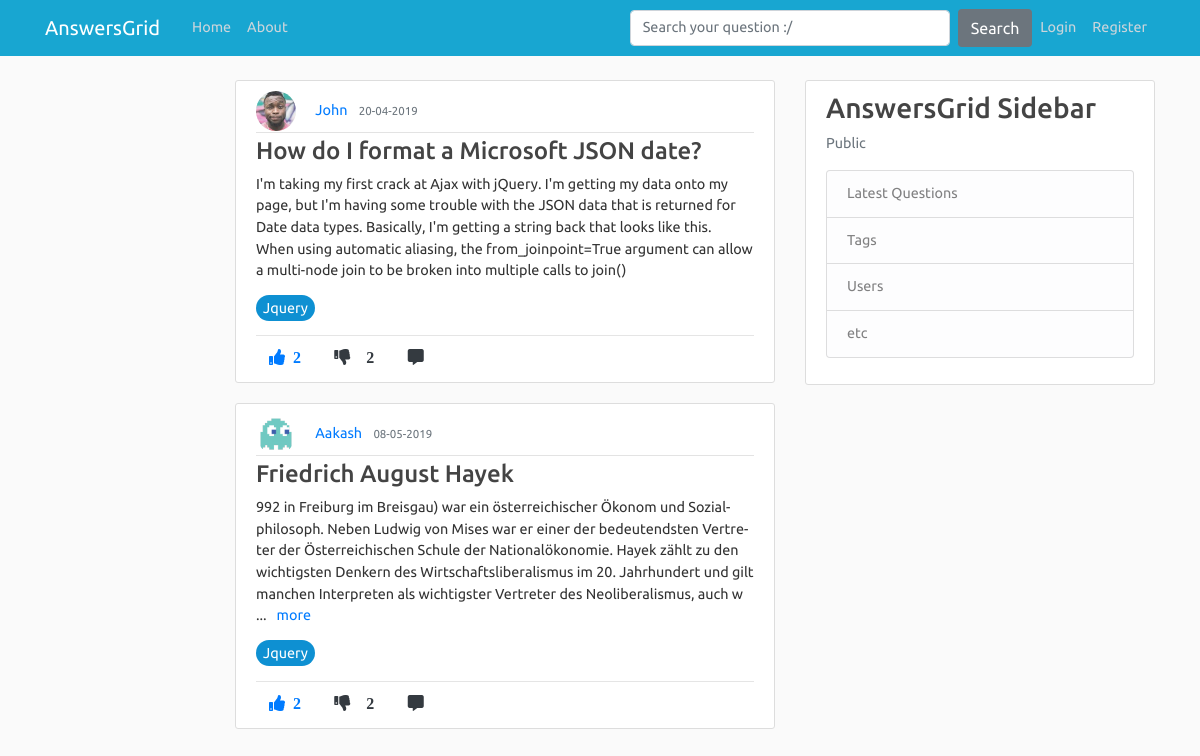
Page /tags/Jquery on the earlier database version.
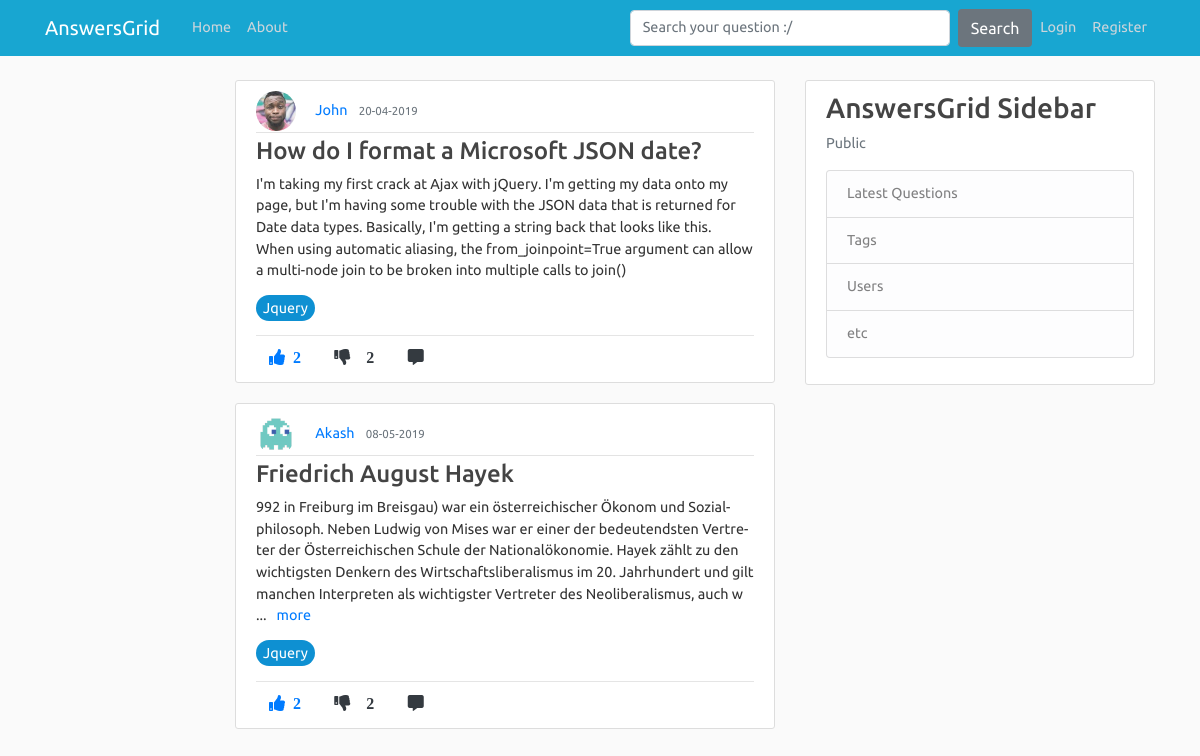
Same page on the later database version.
### application/models.py (models this page shows, shortened)
class tagposts(db.Model):
    id = db.Column(db.Integer, primary_key=True, nullable=False)
    post_id = db.Column(db.Integer, db.ForeignKey('post.id'), nullable=False)
    tag_id = db.Column(db.Integer, db.ForeignKey('tags.tag_id'), nullable=False)

class User(db.Model, UserMixin):
    id = db.Column(db.Integer, primary_key=True)
    username = db.Column(db.String(20), unique=True, nullable=False)
    email = db.Column(db.String(120), unique=True, nullable=False)
    image_file = db.Column(db.String(20), nullable=False, default='default.jpg')
    password = db.Column(db.String(60), nullable=False)
    posts = db.relationship('Post', backref='author', lazy=True)
    comments = db.relationship('Comment', backref='author', lazy=True)

class Post(db.Model):
    id = db.Column(db.Integer, primary_key=True)
    title = db.Column(db.String(100), nullable=False)
    content = db.Column(db.Text, nullable=False)
    date_posted = db.Column(db.DateTime, nullable=False, default=datetime.utcnow)
    like_count = db.Column(db.Integer, nullable=False, default=0)
    dislike_count = db.Column(db.Integer, nullable=False, default=0)
    user_id = db.Column(db.Integer, db.ForeignKey('user.id'), nullable=False)
    comments = db.relationship('Comment', backref='commentOnPost', lazy=True)

class Tags(db.Model):
    tag_id = db.Column(db.Integer, primary_key=True, nullable=False)
    tag_title = db.Column(db.String,nullable=False)

### application/routes.py (the view)
@app.route('/tags/<tag_title>')
def tags(tag_title):
    page = request.args.get('page',1,type=int)
    posts = Post.query.order_by(Post.date_posted.desc()).paginate(page=page, per_page=5)
    tag_title = tag_title
    joinedTables = db.session.query(tagposts.post_id,tagposts.tag_id,Tags.tag_title,Post.title,Post.user_id,Post.like_count,Post.content,Post.id,Post.author,Post.date_posted,User.username,User.image_file).join(Tags).join(Post).join(User).all()
    for item in joinedTables:
        if tag_title in item.tag_title:
            print(tag_title, item.post_id, item.title, item.user_id,  item.username, item.image_file)
            return render_template("tags.html", posts=posts, joinedTables=joinedTables, tag_title=tag_title)

### application/templates/tags.html
{% extends "layout.html" %}
{% block content %}
      {% for item in joinedTables %}
      {% if tag_title == item.tag_title %}
        <article class="media content-section">
          <div class="media-body">
            <img class="rounded-circle article-img" src="{{ url_for('static', filename='profile_pics/' + item.image_file) }}">
            <a class="mr-2" href="#">{{ item.username }}</a>
            <small class="text-muted">{{ item.date_posted.strftime('%d-%m-%Y') }}</small>
            <div class="article-metadata">
            </div>
            <h4><a class="article-title" href="#">{{ item.title }}</a></h4>
            <p class="article-content more">{{ item.content }}</p>
            <p><a class="article-content tag-style" href="#">{{ item.tag_title }}</a></p><hr>
            <div class="footRow">
            {%  if current_user.is_authenticated %}
            <a href="{{ url_for('upvote', post_id=item.id, user_id=current_user.id) }}"><i class="fas fa-thumbs-up mr-1 btn text-primary upvote"><span class="ml-2 likes-count">{{ item.like_count }}</span></i></a>
            <a href="{{ url_for('downvote', post_id=item.id, user_id=current_user.id) }}"><i class="fas fa-thumbs-down mr-1 btn text-dark"><span id="demo" class="ml-3">{{ item.like_count }}</i></a>
            <a href="{{url_for('comment_post', post_id=item.id)}}"><i class="fas fa-comment-alt mr-1 btn text-dark"></i></a>
            {% else %}
            <a href="#"><i class="fas fa-thumbs-up mr-1 btn text-primary upvote"><span class="ml-2 likes-count">{{ item.like_count }}</span></i></a>
            <a href="#"><i class="fas fa-thumbs-down mr-1 btn text-dark"><span id="demo" class="ml-3">{{ item.like_count }}</i></a>
            <a href="{{url_for('comment_post', post_id=item.id)}}"><i class="fas fa-comment-alt mr-1 btn text-dark"></i></a>
            {% endif %}
            </div>
          </div>
        </article>
      {% endif %}
      {% endfor %}
{% endblock content %}

### application/templates/layout.html (shortened to what this page needs)
<!DOCTYPE html>
<html>
<head>
    <link rel="stylesheet" href="https://maxcdn.bootstrapcdn.com/bootstrap/4.0.0/css/bootstrap.min.css">
    <link rel="stylesheet" type="text/css" href="{{ url_for('static', filename='main.css') }}">
    <link rel="stylesheet" href="https://use.fontawesome.com/releases/v5.8.1/css/all.css">
    <link href="http://cdnjs.cloudflare.com/ajax/libs/summernote/0.8.11/summernote.css" rel="stylesheet">
    <link href="https://cdnjs.cloudflare.com/ajax/libs/select2/4.0.6-rc.0/css/select2.min.css" rel="stylesheet" />
</head>
<body>
    <header class="site-header">
      <nav class="navbar navbar-expand-md navbar-dark fixed-top">
        <div class="container">
          <a class="navbar-brand mr-4" href="/">AnswersGrid</a>
          <div class="collapse navbar-collapse" id="navbarToggle">
            <div class="navbar-nav mr-auto">
              <a class="nav-item nav-link" href="{{ url_for('home') }}">Home</a>
              <a class="nav-item nav-link" href="{{ url_for('about') }}">About</a>
            </div>
            <form method="POST" action="/search" class="form-inline my-2 my-lg-0 form-group">
              <input class="form-control mr-sm-2 search-box" type="search" placeholder="Search your question :/" name="search" aria-label="Search">
              <button class="btn bg-secondary text-white" type="submit">Search</button>
             </form>
            <div class="navbar-nav">
              {%  if current_user.is_authenticated %}
              <a class="nav-item nav-link" href="{{ url_for('new_post') }}">Ask Question</a>
              <a class="nav-item nav-link" href="{{ url_for('account') }}">Account</a>
              <a class="nav-item nav-link" href="{{ url_for('logout') }}">Logout</a>
              {% else  %}
              <a class="nav-item nav-link" href="{{ url_for('login') }}">Login</a>
              <a class="nav-item nav-link" href="{{ url_for('register') }}">Register</a>
            {% endif %}
            </div>
          </div>
        </div>
      </nav>
    </header>
    <main role="main" class="container">
      <div class="row">
        <div class="col-md-2"></div>
        <div class="col-md-6">
          {% block content %}{% endblock %}
        </div>
        <div class="col-md-4">
          <div class="content-section">
            <h3>AnswersGrid Sidebar</h3>
            <p class='text-muted'>Public
              <ul class="list-group">
                <li class="list-group-item list-group-item-light">Latest Questions</li>
                <li class="list-group-item list-group-item-light">Tags</li>
                <li class="list-group-item list-group-item-light">Users</li>
                <li class="list-group-item list-group-item-light">etc</li>
              </ul>
            </p>
          </div>
        </div>
      </div>
    </main>
</body>
</html>

### application/static/main.css (style rules this page uses)
body { background: #fafafa; color: #333333; margin-top: 5rem; }
h1, h2, h3, h4, h5, h6 { color: #444444; }
.site-header .navbar-nav .nav-link { color: #cbd5db; }
.content-section { background: #ffffff; padding: 10px 20px; border: 1px solid #dddddd; border-radius: 3px; margin-bottom: 20px; }
.article-title { color: #444444; }
.article-content { white-space: pre-line; }
.article-img { height: 40px; width: 40px; margin-right: 16px; }
.article-metadata { padding-bottom: 1px; margin-bottom: 4px; border-bottom: 1px solid #e3e3e3 }
form .search-box { width:300px; }

### application/templates/layout.html (style rules this page uses)
body { color: #333333; margin-top: 5rem; font-size: .9rem; font-weight: 400; line-height: 1.5; font-family: 'Ubuntu', sans-serif; }
.form-control { display: block; width: 100%; padding: .375rem .75rem; font-size: .9rem; line-height: 1.5; color: #495057; background-color: #fff; background-clip: padding-box; border: 1px solid #ced4da; border-radius: .25rem; transition: border-color .15s ease-in-out,box-shadow .15s ease-in-out; }
.navbar { background-color: #18a6d1; }
form .search-box { width: 20rem!important; }
img { display: inline; }
.footRow { margin-top: -10px; }
.tag-style { margin-right: 3px; padding: 5px 7px; border-radius: 50px; color: white; background-color: #0e90d2; }

Differences in the rows shown:
changed through a linked row, tagposts "Friedrich August Hayek": username "Aakash" → "Akash"
